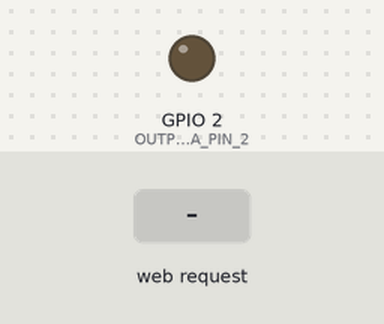
This sketch was run on a simulated ESP32. Parts: output pins drawn as LEDs (lit = HIGH). The test bench sets the inputs (shaded band). WiFi joins after 1.5 s; servers stay silent unless stated; what the sketch prints to the serial monitor is not drawn.

Above: at 2.7 s.
2.8 s: HTTP request GET /?State=A received
At 3.4 s:
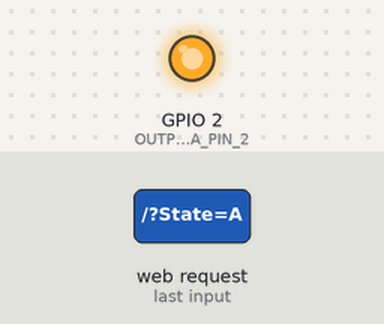
4.3 s: HTTP request GET /?State=B received
At 5.7 s:
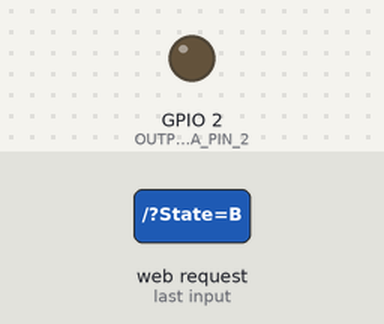
Timing chart, 0 to 7.3 s (numbered marks = the images above; inputs shaded):
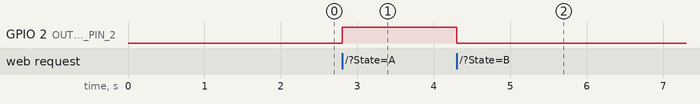

Measured:
- after the input at 2.8 s, GPIO 2 (OUTPUT_LED_PADA_PIN_2): LOW → HIGH at once
- after the input at 4.3 s, GPIO 2 (OUTPUT_LED_PADA_PIN_2): HIGH → LOW at once

The sketch:

esp32_client_direct.ino
```cpp
#include <WiFiClient.h>
#include <ESP32WebServer.h>
#include <WiFi.h>

const char* ssid = "NAMA_WIFI";   // Nama Wifi yang akan disambungkan
const char* password = "PASSWORD_WIFI"; // Password Wifi

ESP32WebServer server(80);
String command;             //String command, variable untuk menyimpan perintah


void HTTP_handleRoot() {
  if( server.hasArg("State") ){
       Serial.println(server.arg("State"));
  }
  server.send ( 200, "text/html", "server ok" );
  delay(1);
}


void setup(void){
  Serial.begin(115200);
  pinMode(2,OUTPUT); // OUTPUT LED PADA PIN 2

  Serial.println();
  Serial.println("******************************************************");
  Serial.print("Connecting to ");
  Serial.println(ssid);

  WiFi.begin(ssid, password);

  while (WiFi.status() != WL_CONNECTED) {
    delay(500);
    Serial.print(".");
  }

  Serial.println("");
  Serial.println("WiFi connected");
  Serial.println("IP address: ");
  Serial.println(WiFi.localIP());
 // Memulai WEB-server
     server.on ( "/", HTTP_handleRoot );
     server.onNotFound ( HTTP_handleRoot);
     server.begin();
}

void loop(void){
  server.handleClient();
      command = server.arg("State");  // Command diawali dengan perintah State sehingga url (http://192.168.4.1/?State=)
      if (command == "A") {digitalWrite(2,HIGH);} // Jika command yang diterima huruf A maka LED ON
      if (command == "B") {digitalWrite(2,LOW);} // Jika command yang diterima huruf B maka LED OFF
}
```
